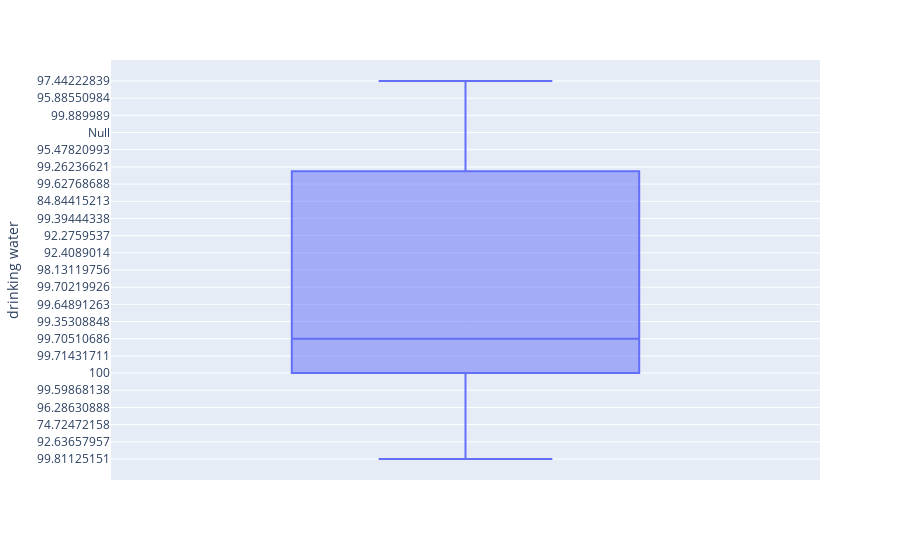

The notebook cell saved with this chart:
### Code cell
fig = px.box(df, y="drinking water")
fig.show()

### Figure 1 — Plotly figure (JSON) as saved in the notebook; plotly's stock layout.template omitted (floating-point values rounded to 4 significant figures)
{"data": [{"alignmentgroup": "True", "hovertemplate": "drinking water=%{y}<extra></extra>", "legendgroup": "", "marker": {"color": "#636efa"}, "name": "", "notched": false, "offsetgroup": "", "orientation": "v", "showlegend": false, "type": "box", "x0": " ", "xaxis": "x", "y": ["99.81125151", "92.63657957", "74.72472158", "96.28630888", "99.59868138", "100", "100", "99.71431711", "100", "99.70510686", "100", "99.35308848", "99.64891263", "99.70219926", "100", "100", "100", "100", "98.13119756", "92.4089014", "92.2759537", "100", "99.39444338", "100", "84.84415213", "99.62768688", "99.26236621", "95.47820993", "100", "Null", "Null", "Null", "Null", "99.889989", "100", "Null", "95.88550984", "97.44222839", "100"], "y0": " ", "yaxis": "y"}], "layout": {"boxmode": "group", "legend": {"tracegroupgap": 0}, "margin": {"t": 60}, "xaxis": {"anchor": "y", "domain": [0, 1]}, "yaxis": {"anchor": "x", "domain": [0, 1], "title": {"text": "drinking water"}}}}
